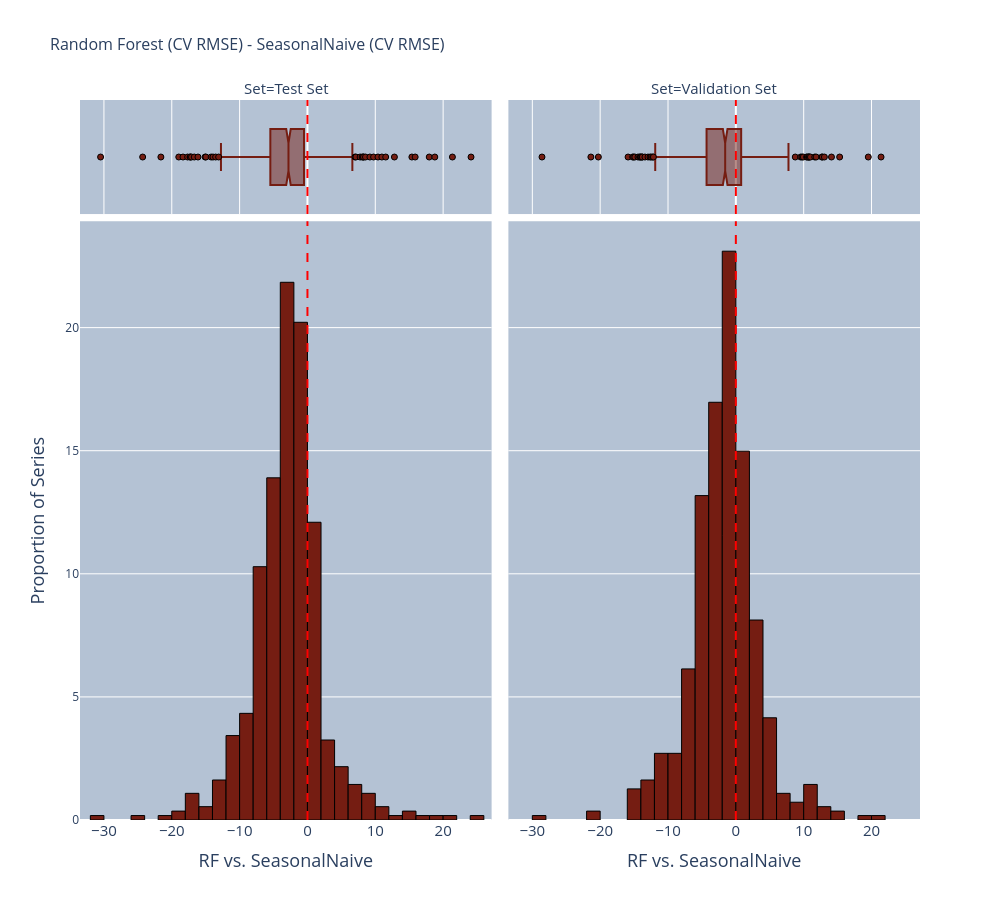

The notebook cell saved with this chart:
### Code cell
Difference_Distribution = px.histogram(
    title='Random Forest (CV RMSE) - SeasonalNaive (CV RMSE)',
    data_frame=df_pivot,
    x='RF vs. SeasonalNaive',
    nbins=30,
    width=1000,
    height=900,
    facet_col='Set',
     marginal='box',
    histnorm='percent',
)

# Change bar color and add borders
Difference_Distribution.update_traces(
    marker_color=color_discrete_map['RandomForestRegressor'],     # histogram color
    marker_line_color='black',  # border color
    marker_line_width=1         # border width
)

# Add vertical line at x = 0
Difference_Distribution.add_vline(
    x=0,
    line_color='red',
    line_width=2,
    line_dash='dash'
)

Difference_Distribution.update_layout(
     title_font=dict(size=16),  # Set the title font size
    font=dict(size=15),  # Set general font size for labels and axis titles
            hoverlabel=dict(
                font_size=20  # Set font size for hover data
            ),
            yaxis=dict(
                title='Proportion of Series',
                title_font=dict(size=18),  # Set y-axis title font size
                tickfont=dict(size=12)  # Set y-axis tick font size
            ),
             legend=dict(
                orientation='h',       
                yanchor='bottom',     
                y=-0.3,               
                xanchor='center',      
                 x=0.5,                 
                font=dict(size=16)     
            ),
            plot_bgcolor="#B4C2D4", 
)

Difference_Distribution.show()

### Figure 1 — Plotly figure (JSON) as saved in the notebook; plotly's stock layout.template omitted (floating-point values rounded to 4 significant figures; data arrays with more than 128 entries replaced by an {"elided": "..."} marker saying what was removed)
{"data": [{"bingroup": "x", "histnorm": "percent", "hovertemplate": "Set=Test Set<br>RF vs. SeasonalNaive=%{x}<br>percent=%{y}<extra></extra>", "legendgroup": "", "marker": {"color": "#751D12", "line": {"color": "black", "width": 1}, "pattern": {"shape": ""}}, "name": "", "nbinsx": 30, "orientation": "v", "showlegend": false, "type": "histogram", "x": {"elided": "554 float values"}, "xaxis": "x", "yaxis": "y"}, {"hovertemplate": "Set=Test Set<br>RF vs. SeasonalNaive=%{x}<extra></extra>", "legendgroup": "", "marker": {"color": "#751D12", "line": {"color": "black", "width": 1}}, "name": "", "notched": true, "showlegend": false, "type": "box", "x": {"elided": "554 float values"}, "xaxis": "x3", "yaxis": "y3"}, {"bingroup": "x", "histnorm": "percent", "hovertemplate": "Set=Validation Set<br>RF vs. SeasonalNaive=%{x}<br>percent=%{y}<extra></extra>", "legendgroup": "", "marker": {"color": "#751D12", "line": {"color": "black", "width": 1}, "pattern": {"shape": ""}}, "name": "", "nbinsx": 30, "orientation": "v", "showlegend": false, "type": "histogram", "x": {"elided": "554 float values"}, "xaxis": "x2", "yaxis": "y2"}, {"hovertemplate": "Set=Validation Set<br>RF vs. SeasonalNaive=%{x}<extra></extra>", "legendgroup": "", "marker": {"color": "#751D12", "line": {"color": "black", "width": 1}}, "name": "", "notched": true, "showlegend": false, "type": "box", "x": {"elided": "554 float values"}, "xaxis": "x4", "yaxis": "y4"}], "layout": {"annotations": [{"showarrow": false, "text": "Set=Test Set", "x": 0.245, "xanchor": "center", "xref": "paper", "y": 1, "yanchor": "bottom", "yref": "paper"}, {"showarrow": false, "text": "Set=Validation Set", "x": 0.755, "xanchor": "center", "xref": "paper", "y": 1, "yanchor": "bottom", "yref": "paper"}], "barmode": "relative", "font": {"size": 15}, "height": 900, "hoverlabel": {"font": {"size": 20}}, "legend": {"font": {"size": 16}, "orientation": "h", "tracegroupgap": 0, "x": 0.5, "xanchor": "center", "y": -0.3, "yanchor": "bottom"}, "plot_bgcolor": "#B4C2D4", "shapes": [{"line": {"color": "red", "dash": "dash", "width": 2}, "type": "line", "x0": 0, "x1": 0, "xref": "x", "y0": 0, "y1": 1, "yref": "y domain"}, {"line": {"color": "red", "dash": "dash", "width": 2}, "type": "line", "x0": 0, "x1": 0, "xref": "x2", "y0": 0, "y1": 1, "yref": "y2 domain"}, {"line": {"color": "red", "dash": "dash", "width": 2}, "type": "line", "x0": 0, "x1": 0, "xref": "x3", "y0": 0, "y1": 1, "yref": "y3 domain"}, {"line": {"color": "red", "dash": "dash", "width": 2}, "type": "line", "x0": 0, "x1": 0, "xref": "x4", "y0": 0, "y1": 1, "yref": "y4 domain"}], "title": {"font": {"size": 16}, "text": "Random Forest (CV RMSE) - SeasonalNaive (CV RMSE)"}, "width": 1000, "xaxis": {"anchor": "y", "domain": [0, 0.49], "title": {"text": "RF vs. SeasonalNaive"}}, "xaxis2": {"anchor": "y2", "domain": [0.51, 1], "matches": "x", "title": {"text": "RF vs. SeasonalNaive"}}, "xaxis3": {"anchor": "y3", "domain": [0, 0.49], "matches": "x", "showgrid": true, "showticklabels": false}, "xaxis4": {"anchor": "y4", "domain": [0.51, 1], "matches": "x", "showgrid": true, "showticklabels": false}, "yaxis": {"anchor": "x", "domain": [0, 0.8316], "tickfont": {"size": 12}, "title": {"font": {"size": 18}, "text": "Proportion of Series"}}, "yaxis2": {"anchor": "x2", "domain": [0, 0.8316], "matches": "y", "showticklabels": false}, "yaxis3": {"anchor": "x3", "domain": [0.8416, 1], "matches": "y3", "showgrid": false, "showline": false, "showticklabels": false, "ticks": ""}, "yaxis4": {"anchor": "x4", "domain": [0.8416, 1], "matches": "y3", "showgrid": false, "showline": false, "showticklabels": false, "ticks": ""}}}
